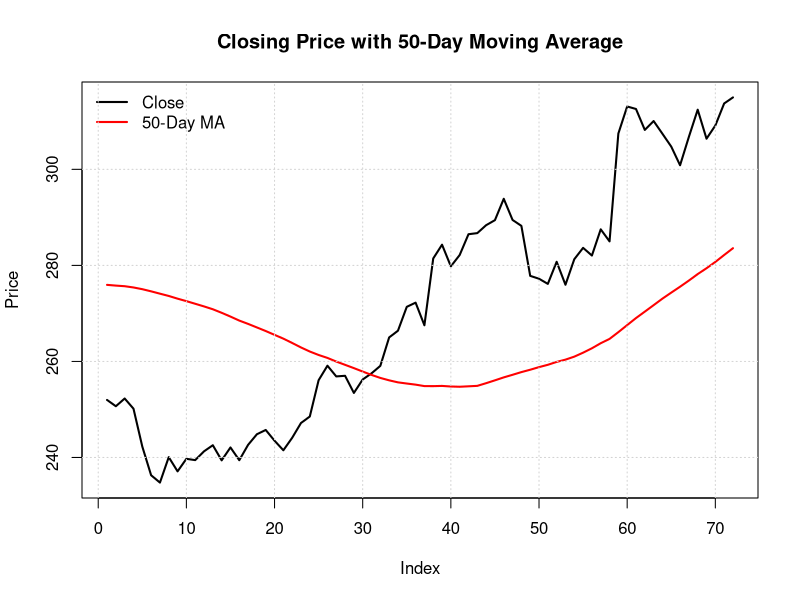
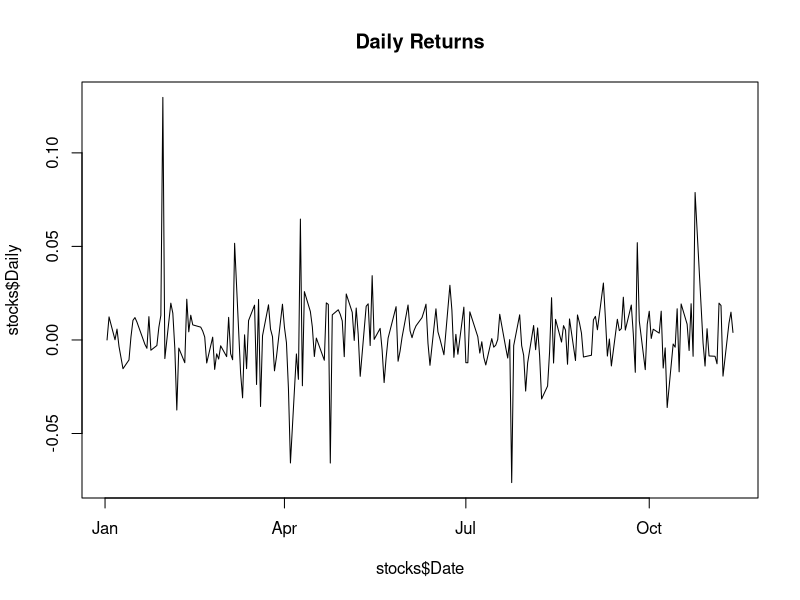
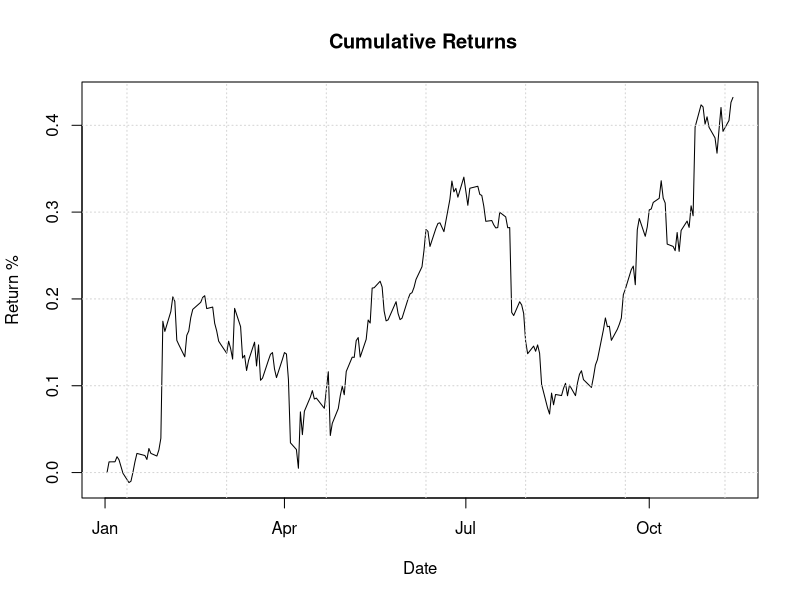

Write R code to recreate these figures, in order.
## Stock Analysis With Base R

## Read Data: Enter  CSV filename  and names of date and close column

rm(list=ls())
stocks <- read.csv("./IBM.csv")
stocks$Date <- as.Date(stocks$Date,format="%m/%d/%Y")

# ---
  
# Calculate Rolling Means
# 7 Days
stocks$SMA7 <- stats::filter(stocks$Close,
                             rep(1/7, 7),
                             sides = 1)

# 20 Days
stocks$SMA20<- stats::filter(stocks$Close, rep(1/20, 20), sides = 1)

# 50 Days
stocks$SMA50 <- stats::filter(stocks$Close,
                              rep(1/50, 50),
                              sides = 1)

# Calculate difference between high and low and calculate 20 moving average.
stocks$highlo <- stocks$High - stocks$Low
stocks$hilorolling <- stats::filter(stocks$highlo, rep(1/20, 20), sides = 1)

# Pull Last 100 Days Data
last_date <- max(stocks$Date, na.rm = TRUE)
df_last60 <- stocks[stocks$Date >= last_date - 100, ]



# 1. Plot the closing price
plot(df_last60$Close,
     type = "l",
     col = "black",
     lwd = 2,
     main = "Closing Price with 50-Day Moving Average",
     xlab = "Index",
     ylab = "Price")

# 2. Add the 20-day moving average line
lines(df_last60$SMA50,
      col = "red",
      lwd = 2)

# 3. Add a legend
legend("topleft",
       legend = c("Close", "50-Day MA"),
       col = c("black", "red"),
       lwd = 2,
       bty = "n")
grid()



## Daily and Cumulative Returns
### Daily

stocks$Daily <- (stocks$Close / c(NA, head(stocks$Close, -1))) - 1
stocks$Daily[1] <- 0
stocks$Cumulative <- cumprod(1 + stocks$Daily) - 1


### Plot Daily Returns
plot(stocks$Date,stocks$Daily,type='l',main="Daily Returns")


### Cumulative Returns Plot


plot(stocks$Date,stocks$Cumulative,type='l',main=" Cumulative Returns",xlab="Date",ylab="Return %")
grid()
